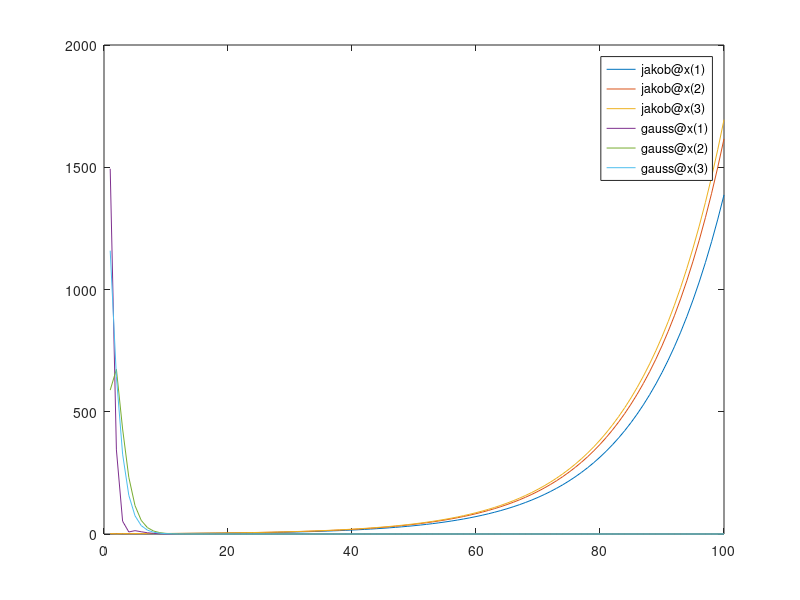

The MATLAB script that drew this image:
clear;
%% 方程组系数 @A*x=b
% A=[1 -9 -10;-9 1 5;8 7 1];
% b=[1;0;4];
% A=[5 -1 -3;-1 2 4;-3 4 15];
% b=[-1;0;4];
A=[10 4 5;4 10 7;5 7 10];
b=[-1;0;4];
% A=[9 -1 -1;-1 10 -1;-1 -1 15];
% b=[7;8;13];

%% 精确解，不解释。
x=A\b;

%% 参数
n=100;% 迭代次数
x_0=[1;1;1];% 初值，也用作迭代前的值

%% 雅可比迭代法
%disp('雅可比迭代法');
x_1=[0;0;0];% 迭代后的值
x_err_jakob=zeros(3,n);%误差

U=-triu(A,1);
L=-tril(A,-1);
D=diag(diag(A));
f_j=D\b;
B_j=D\(L+U);
for i=1:n
    
    x_1=B_j*x_0+f_j;
    x_0=x_1;
    x_err_jakob(:,i)=abs(x-x_1);
end

plot(1:n,x_err_jakob(:,:));
%% 高斯-赛德尔迭代法
%disp('高斯-赛德尔迭代法');
x_1=[0;0;0];% 迭代后的值
x_err_gauss=zeros(3,n);%误差

U=-triu(A,1);
L=-tril(A,-1);
D=diag(diag(A));
f_gs=(D-L)\b;
B_gs=(D-L)\U;
diag_zeros=-(ones(length(b))-eye(length(b)));
for i=1:n
    x_1=B_gs*x_0+f_gs;
    x_0=x_1;
    x_err_gauss(:,i)=abs(x-x_1);
end

hold on;
plot(1:n,x_err_gauss(:,:));
legend('jakob@x(1)','jakob@x(2)','jakob@x(3)','gauss@x(1)','gauss@x(2)','gauss@x(3)');
%% 

%disp(x);
